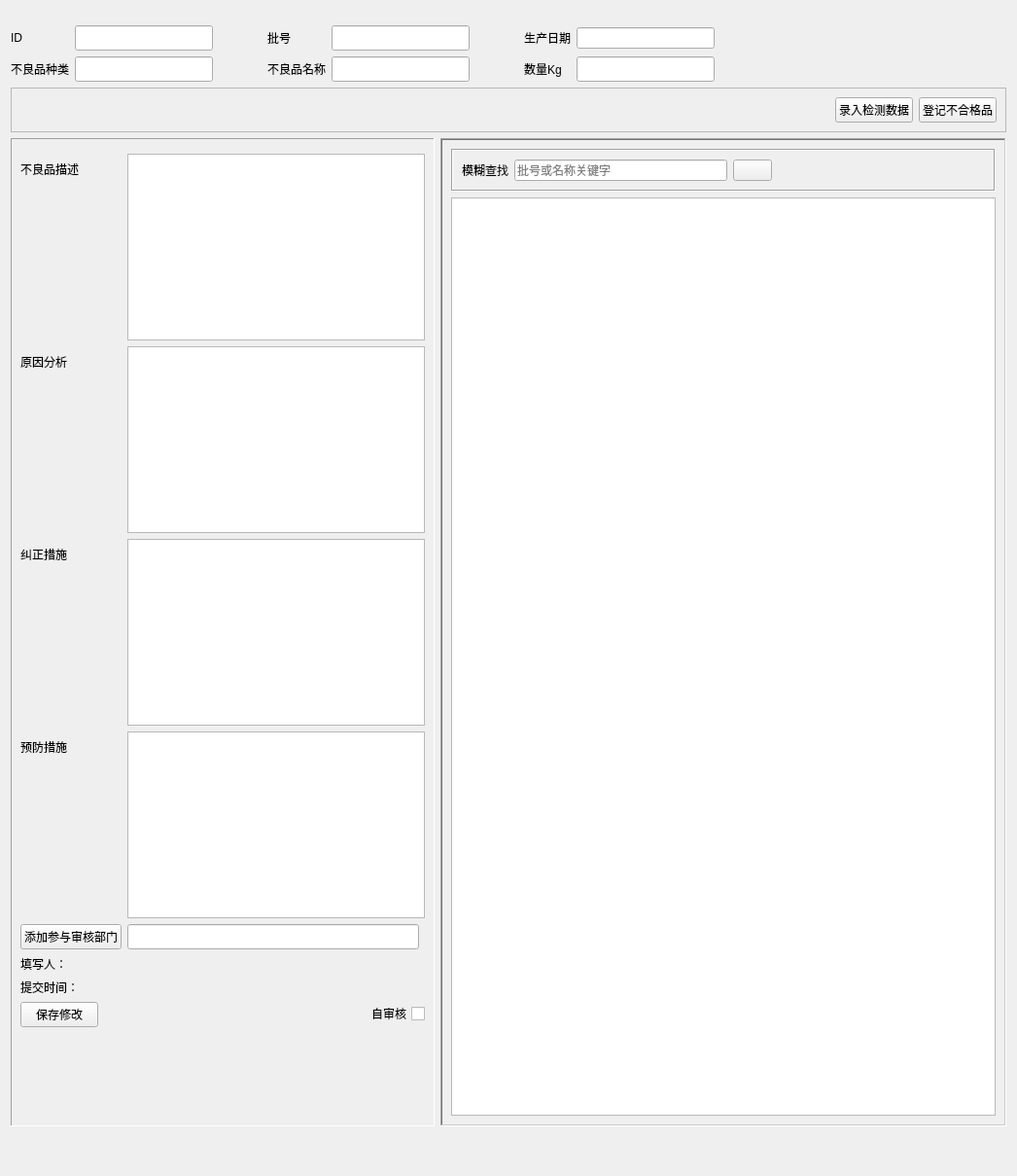
      <widget class="QWidget" name="tab_ongoing">
       <attribute name="icon">
        <iconset>
         <normaloff>icons/dir.png</normaloff>icons/dir.png</iconset>
       </attribute>
       <attribute name="title">
        <string>不良品目录</string>
       </attribute>
       <layout class="QVBoxLayout" name="verticalLayout_6">
        <item>
         <layout class="QVBoxLayout" name="verticalLayout">
          <item>
           <layout class="QGridLayout" name="gridLayout">
            <property name="leftMargin">
             <number>0</number>
            </property>
            <property name="topMargin">
             <number>15</number>
            </property>
            <item row="1" column="7">
             <widget class="QLabel" name="label_11">
              <property name="text">
               <string>数量Kg</string>
              </property>
             </widget>
            </item>
            <item row="0" column="6">
             <spacer name="horizontalSpacer_3">
              <property name="orientation">
               <enum>Qt::Horizontal</enum>
              </property>
              <property name="sizeType">
               <enum>QSizePolicy::Fixed</enum>
              </property>
              <property name="sizeHint" stdset="0">
               <size>
                <width>50</width>
                <height>20</height>
               </size>
              </property>
             </spacer>
            </item>
            <item row="1" column="5">
             <widget class="QLineEdit" name="unpassname">
              <property name="sizePolicy">
               <sizepolicy hsizetype="Expanding" vsizetype="Expanding">
                <horstretch>0</horstretch>
                <verstretch>0</verstretch>
               </sizepolicy>
              </property>
              <property name="maximumSize">
               <size>
                <width>16777215</width>
                <height>70</height>
               </size>
              </property>
              <property name="font">
               <font>
                <family>微软雅黑</family>
                <pointsize>10</pointsize>
                <weight>75</weight>
                <bold>true</bold>
               </font>
              </property>
              <property name="readOnly">
               <bool>true</bool>
              </property>
             </widget>
            </item>
            <item row="1" column="1">
             <widget class="QLabel" name="label_4">
              <property name="text">
               <string>不良品种类</string>
              </property>
             </widget>
            </item>
            <item row="0" column="3">
             <spacer name="horizontalSpacer_2">
              <property name="orientation">
               <enum>Qt::Horizontal</enum>
              </property>
              <property name="sizeType">
               <enum>QSizePolicy::Fixed</enum>
              </property>
              <property name="sizeHint" stdset="0">
               <size>
                <width>50</width>
                <height>20</height>
               </size>
              </property>
             </spacer>
            </item>
            <item row="1" column="2">
             <widget class="QLineEdit" name="unpasstype">
              <property name="sizePolicy">
               <sizepolicy hsizetype="Expanding" vsizetype="Expanding">
                <horstretch>0</horstretch>
                <verstretch>0</verstretch>
               </sizepolicy>
              </property>
              <property name="maximumSize">
               <size>
                <width>16777215</width>
                <height>70</height>
               </size>
              </property>
              <property name="font">
               <font>
                <family>微软雅黑</family>
                <pointsize>10</pointsize>
                <weight>75</weight>
                <bold>true</bold>
               </font>
              </property>
              <property name="readOnly">
               <bool>true</bool>
              </property>
             </widget>
            </item>
            <item row="1" column="4">
             <widget class="QLabel" name="label_5">
              <property name="text">
               <string>不良品名称</string>
              </property>
             </widget>
            </item>
            <item row="1" column="9">
             <widget class="QLineEdit" name="unpassqty">
              <property name="sizePolicy">
               <sizepolicy hsizetype="Expanding" vsizetype="Expanding">
                <horstretch>0</horstretch>
                <verstretch>0</verstretch>
               </sizepolicy>
              </property>
              <property name="maximumSize">
               <size>
                <width>16777215</width>
                <height>70</height>
               </size>
              </property>
              <property name="font">
               <font>
                <family>微软雅黑</family>
                <pointsize>10</pointsize>
                <weight>75</weight>
                <bold>true</bold>
               </font>
              </property>
              <property name="readOnly">
               <bool>true</bool>
              </property>
             </widget>
            </item>
            <item row="0" column="10">
             <spacer name="horizontalSpacer_4">
              <property name="orientation">
               <enum>Qt::Horizontal</enum>
              </property>
              <property name="sizeType">
               <enum>QSizePolicy::Fixed</enum>
              </property>
              <property name="sizeHint" stdset="0">
               <size>
                <width>300</width>
                <height>20</height>
               </size>
              </property>
             </spacer>
            </item>
            <item row="0" column="7">
             <widget class="QLabel" name="label_3">
              <property name="text">
               <string>生产日期</string>
              </property>
             </widget>
            </item>
            <item row="0" column="5">
             <widget class="QLineEdit" name="batch">
              <property name="sizePolicy">
               <sizepolicy hsizetype="Expanding" vsizetype="Expanding">
                <horstretch>0</horstretch>
                <verstretch>0</verstretch>
               </sizepolicy>
              </property>
              <property name="maximumSize">
               <size>
                <width>16777215</width>
                <height>70</height>
               </size>
              </property>
              <property name="font">
               <font>
                <family>微软雅黑</family>
                <pointsize>10</pointsize>
                <weight>75</weight>
                <bold>true</bold>
               </font>
              </property>
              <property name="readOnly">
               <bool>true</bool>
              </property>
             </widget>
            </item>
            <item row="0" column="4">
             <widget class="QLabel" name="label_2">
              <property name="text">
               <string>批号</string>
              </property>
             </widget>
            </item>
            <item row="0" column="2">
             <widget class="QLineEdit" name="ID">
              <property name="sizePolicy">
               <sizepolicy hsizetype="Expanding" vsizetype="Expanding">
                <horstretch>0</horstretch>
                <verstretch>0</verstretch>
               </sizepolicy>
              </property>
              <property name="maximumSize">
               <size>
                <width>16777215</width>
                <height>70</height>
               </size>
              </property>
              <property name="font">
               <font>
                <family>微软雅黑</family>
                <pointsize>10</pointsize>
                <weight>75</weight>
                <bold>true</bold>
               </font>
              </property>
              <property name="readOnly">
               <bool>true</bool>
              </property>
             </widget>
            </item>
            <item row="0" column="1">
             <widget class="QLabel" name="label">
              <property name="text">
               <string>ID</string>
              </property>
             </widget>
            </item>
            <item row="0" column="9">
             <widget class="QLineEdit" name="prodate">
              <property name="readOnly">
               <bool>true</bool>
              </property>
             </widget>
            </item>
           </layout>
          </item>
         </layout>
        </item>
        <item>
         <widget class="QFrame" name="frame_7">
          <property name="frameShape">
           <enum>QFrame::StyledPanel</enum>
          </property>
          <property name="frameShadow">
           <enum>QFrame::Raised</enum>
          </property>
          <layout class="QHBoxLayout" name="horizontalLayout_10" stretch="3,0,0">
           <item>
            <spacer name="horizontalSpacer_7">
             <property name="orientation">
              <enum>Qt::Horizontal</enum>
             </property>
             <property name="sizeHint" stdset="0">
              <size>
               <width>35</width>
               <height>20</height>
              </size>
             </property>
            </spacer>
           </item>
           <item>
            <widget class="QPushButton" name="show_test_win">
             <property name="text">
              <string>录入检测数据</string>
             </property>
             <property name="icon">
              <iconset>
               <normaloff>icons/pass_to_left.png</normaloff>icons/pass_to_left.png</iconset>
             </property>
            </widget>
           </item>
           <item>
            <widget class="QPushButton" name="save_unpass">
             <property name="text">
              <string>登记不合格品</string>
             </property>
             <property name="icon">
              <iconset>
               <normaloff>icons/arrow_128px.ico</normaloff>icons/arrow_128px.ico</iconset>
             </property>
             <property name="iconSize">
              <size>
               <width>48</width>
               <height>16</height>
              </size>
             </property>
            </widget>
           </item>
          </layout>
         </widget>
        </item>
        <item>
         <layout class="QHBoxLayout" name="horizontalLayout" stretch="3,4">
          <item>
           <widget class="QFrame" name="frame">
            <property name="sizePolicy">
             <sizepolicy hsizetype="Preferred" vsizetype="Preferred">
              <horstretch>0</horstretch>
              <verstretch>0</verstretch>
             </sizepolicy>
            </property>
            <property name="frameShape">
             <enum>QFrame::Panel</enum>
            </property>
            <property name="frameShadow">
             <enum>QFrame::Sunken</enum>
            </property>
            <layout class="QVBoxLayout" name="verticalLayout_4">
             <item>
              <layout class="QFormLayout" name="formLayout">
               <item row="1" column="0">
                <layout class="QFormLayout" name="formLayout_2"/>
               </item>
               <item row="2" column="0">
                <widget class="QLabel" name="label_13">
                 <property name="text">
                  <string>不良品描述</string>
                 </property>
                </widget>
               </item>
               <item row="2" column="1">
                <widget class="QTextEdit" name="describe">
                 <property name="font">
                  <font>
                   <family>等线</family>
                   <pointsize>10</pointsize>
                   <italic>false</italic>
                  </font>
                 </property>
                 <property name="readOnly">
                  <bool>true</bool>
                 </property>
                </widget>
               </item>
               <item row="3" column="0">
                <widget class="QLabel" name="label_14">
                 <property name="text">
                  <string>原因分析</string>
                 </property>
                </widget>
               </item>
               <item row="3" column="1">
                <widget class="QTextEdit" name="result">
                 <property name="enabled">
                  <bool>true</bool>
                 </property>
                 <property name="font">
                  <font>
                   <family>微软雅黑</family>
                   <pointsize>10</pointsize>
                   <weight>50</weight>
                   <italic>false</italic>
                   <bold>false</bold>
                  </font>
                 </property>
                </widget>
               </item>
               <item row="4" column="0">
                <widget class="QLabel" name="label_15">
                 <property name="text">
                  <string>纠正措施</string>
                 </property>
                </widget>
               </item>
               <item row="5" column="0">
                <widget class="QLabel" name="label_16">
                 <property name="text">
                  <string>预防措施</string>
                 </property>
                </widget>
               </item>
               <item row="5" column="1">
                <widget class="QTextEdit" name="precaution">
                 <property name="font">
                  <font>
                   <family>微软雅黑</family>
                   <pointsize>10</pointsize>
                   <weight>50</weight>
                   <bold>false</bold>
                  </font>
                 </property>
                </widget>
               </item>
               <item row="8" column="0">
                <widget class="QLabel" name="label_17">
                 <property name="sizePolicy">
                  <sizepolicy hsizetype="Expanding" vsizetype="Expanding">
                   <horstretch>0</horstretch>
                   <verstretch>0</verstretch>
                  </sizepolicy>
                 </property>
                 <property name="text">
                  <string>填写人：</string>
                 </property>
                 <property name="alignment">
                  <set>Qt::AlignRight|Qt::AlignTrailing|Qt::AlignVCenter</set>
                 </property>
                </widget>
               </item>
               <item row="8" column="1">
                <widget class="QLabel" name="person">
                 <property name="text">
                  <string/>
                 </property>
                </widget>
               </item>
               <item row="11" column="1">
                <widget class="QCheckBox" name="pre_check">
                 <property name="layoutDirection">
                  <enum>Qt::RightToLeft</enum>
                 </property>
                 <property name="text">
                  <string>自审核</string>
                 </property>
                 <property name="checked">
                  <bool>false</bool>
                 </property>
                </widget>
               </item>
               <item row="6" column="1">
                <widget class="QLineEdit" name="parts">
                 <property name="sizePolicy">
                  <sizepolicy hsizetype="Expanding" vsizetype="Fixed">
                   <horstretch>0</horstretch>
                   <verstretch>0</verstretch>
                  </sizepolicy>
                 </property>
                 <property name="maximumSize">
                  <size>
                   <width>300</width>
                   <height>16777215</height>
                  </size>
                 </property>
                 <property name="font">
                  <font>
                   <family>微软雅黑</family>
                   <pointsize>10</pointsize>
                  </font>
                 </property>
                 <property name="clearButtonEnabled">
                  <bool>false</bool>
                 </property>
                </widget>
               </item>
               <item row="6" column="0">
                <widget class="QPushButton" name="btn_slparts">
                 <property name="text">
                  <string>添加参与审核部门</string>
                 </property>
                 <property name="icon">
                  <iconset>
                   <normaloff>icons/user.ico</normaloff>icons/user.ico</iconset>
                 </property>
                </widget>
               </item>
               <item row="10" column="1">
                <widget class="QLabel" name="pre_time">
                 <property name="text">
                  <string/>
                 </property>
                </widget>
               </item>
               <item row="10" column="0">
                <widget class="QLabel" name="label_6">
                 <property name="sizePolicy">
                  <sizepolicy hsizetype="Expanding" vsizetype="Preferred">
                   <horstretch>0</horstretch>
                   <verstretch>0</verstretch>
                  </sizepolicy>
                 </property>
                 <property name="text">
                  <string>提交时间：</string>
                 </property>
                </widget>
               </item>
               <item row="11" column="0">
                <widget class="QPushButton" name="btn_save">
                 <property name="text">
                  <string>保存修改</string>
                 </property>
                 <property name="icon">
                  <iconset>
                   <normaloff>icons/Save_32px.ico</normaloff>icons/Save_32px.ico</iconset>
                 </property>
                </widget>
               </item>
               <item row="13" column="1">
                <spacer name="verticalSpacer_3">
                 <property name="orientation">
                  <enum>Qt::Vertical</enum>
                 </property>
                 <property name="sizeHint" stdset="0">
                  <size>
                   <width>20</width>
                   <height>40</height>
                  </size>
                 </property>
                </spacer>
               </item>
               <item row="12" column="1">
                <spacer name="verticalSpacer_4">
                 <property name="orientation">
                  <enum>Qt::Vertical</enum>
                 </property>
                 <property name="sizeHint" stdset="0">
                  <size>
                   <width>20</width>
                   <height>40</height>
                  </size>
                 </property>
                </spacer>
               </item>
               <item row="4" column="1">
                <widget class="QTextEdit" name="correctiveaciton">
                 <property name="font">
                  <font>
                   <family>微软雅黑</family>
                   <pointsize>10</pointsize>
                   <weight>50</weight>
                   <bold>false</bold>
                  </font>
                 </property>
                </widget>
               </item>
              </layout>
             </item>
            </layout>
           </widget>
          </item>
          <item>
           <widget class="QFrame" name="frame_2">
            <property name="frameShape">
             <enum>QFrame::WinPanel</enum>
            </property>
            <property name="frameShadow">
             <enum>QFrame::Sunken</enum>
            </property>
            <layout class="QVBoxLayout" name="verticalLayout_5" stretch="0,0,0">
             <item>
              <widget class="QFrame" name="frame_3">
               <property name="frameShape">
                <enum>QFrame::Box</enum>
               </property>
               <property name="frameShadow">
                <enum>QFrame::Sunken</enum>
               </property>
               <layout class="QHBoxLayout" name="horizontalLayout_2">
                <item>
                 <widget class="QLabel" name="label_12">
                  <property name="text">
                   <string>模糊查找</string>
                  </property>
                 </widget>
                </item>
                <item>
                 <widget class="QLineEdit" name="lineEdit_11">
                  <property name="placeholderText">
                   <string>批号或名称关键字</string>
                  </property>
                  <property name="clearButtonEnabled">
                   <bool>true</bool>
                  </property>
                 </widget>
                </item>
                <item>
                 <widget class="QPushButton" name="btn_search">
                  <property name="text">
                   <string/>
                  </property>
                  <property name="icon">
                   <iconset>
                    <normaloff>icons/search.ico</normaloff>icons/search.ico</iconset>
                  </property>
                 </widget>
                </item>
                <item>
                 <spacer name="horizontalSpacer">
                  <property name="orientation">
                   <enum>Qt::Horizontal</enum>
                  </property>
                  <property name="sizeHint" stdset="0">
                   <size>
                    <width>40</width>
                    <height>20</height>
                   </size>
                  </property>
                 </spacer>
                </item>
               </layout>
              </widget>
             </item>
             <item>
              <widget class="QTableView" name="tbl_unpass">
               <property name="statusTip">
                <string>单击查看详细信息，右键弹出功能选项</string>
               </property>
              </widget>
             </item>
             <item>
              <layout class="QVBoxLayout" name="verticalLayout_3"/>
             </item>
            </layout>
           </widget>
          </item>
         </layout>
        </item>
        <item>
         <spacer name="verticalSpacer_5">
          <property name="orientation">
           <enum>Qt::Vertical</enum>
          </property>
          <property name="sizeHint" stdset="0">
           <size>
            <width>20</width>
            <height>40</height>
           </size>
          </property>
         </spacer>
        </item>
       </layout>
      </widget>
